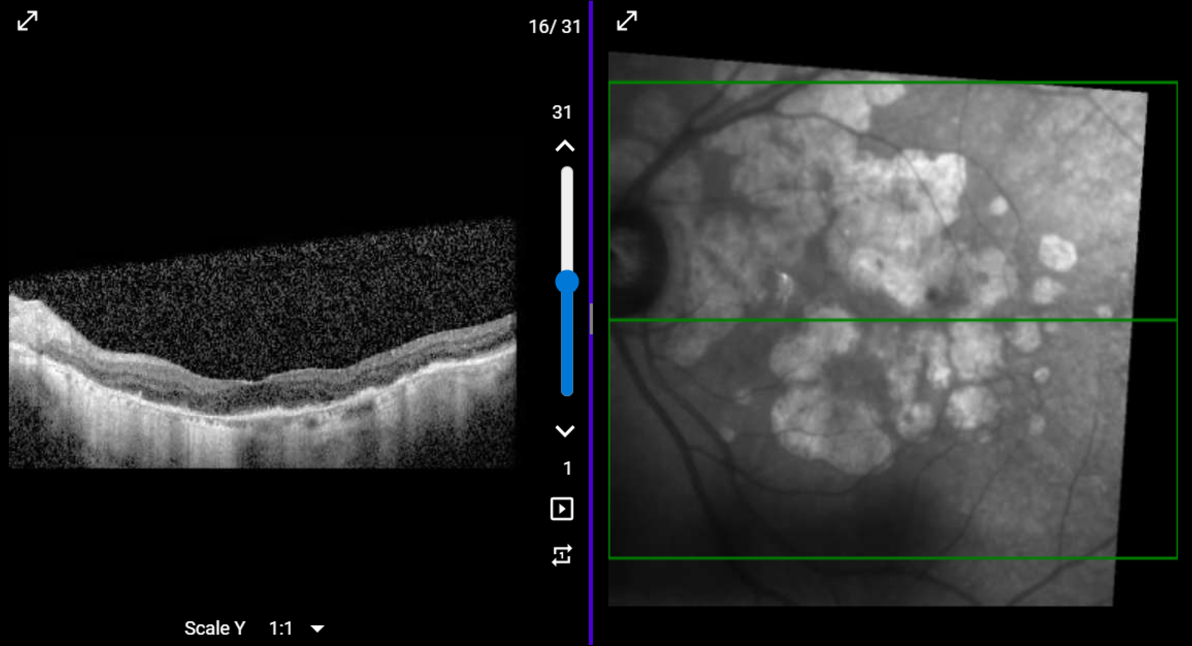
#> input picture OCT_Pipeline_2026/data/raw/10907481.png, 3575 x 1938 px (shown at 1/3 size)
$ python visualize_from_heatmap.py ../data/raw/10907481.png ../data/raw/1954640.png out.png   (older library calls are emulated)
#> lines starting #> are read from the running program, lines starting #| are printed output that depends on the picture; after the words box and inside, x2 and y2 are one past the last pixel; in counts of white or black regions, pixels touching at a corner belong together
### OCT_Pipeline_2026/src/utils/image_utils.py
import cv2
import numpy as np
from scipy.ndimage import gaussian_filter1d

def is_colored_divider_hsv(col_pixels):
    """
    Detect colored dividers using HSV color space analysis.
    """
    col_pixels_uint8 = col_pixels.astype(np.uint8)
    col_hsv = cv2.cvtColor(col_pixels_uint8.reshape(-1, 1, 3), cv2.COLOR_BGR2HSV).reshape(-1, 3)

    mean_h = np.mean(col_hsv[:, 0])
    mean_s = np.mean(col_hsv[:, 1])
    mean_v = np.mean(col_hsv[:, 2])

    high_sat_count = np.sum(col_hsv[:, 1] > 50)
    high_sat_percentage = (high_sat_count / len(col_hsv)) * 100

    if high_sat_percentage > 60 and mean_s > 40:
        if (80 <= mean_h <= 150) or (40 <= mean_h <= 80):
            return True

    if high_sat_percentage > 30 and mean_s > 25:
        if 85 <= mean_h <= 145:
            return True

    if mean_v < 80 and mean_s > 30 and high_sat_percentage > 20:
        if 70 <= mean_h <= 150:
            return True

    return False

def is_image_content(col_pixels):
    """
    Determine if a column contains actual image content.
    """
    mean_intensity = np.mean(col_pixels)
    if mean_intensity < 5:
        return False

    if is_colored_divider_hsv(col_pixels):
        return False

    mean_color = np.mean(col_pixels, axis=0)
    B, G, R = mean_color[0], mean_color[1], mean_color[2]

    if B > 50 and G < 10 and B > R * 1.5: return False
    if B > 50 and R < 80 and B > R * 1.3:
        if max(B,G,R) - min(B,G,R) > 20: return False
    if R < 80 and (B > 50 or G > 50):
        if np.std([B,G,R]) > 15: return False

    variance = np.var(col_pixels)
    if variance < 30:
        if mean_intensity < 15: return False

    color_std = np.std(mean_color)
    if color_std < 15:
        if mean_intensity > 40 and variance > 500: return True
        if mean_intensity > 30: return True
        return False

    if variance > 50:
        if G < 5 and B > 30: return False
        if mean_intensity > 25: return True

    return False

def detect_dividing_line(img, search_width=300):
    """
    Detect a vertical dividing line. Returns (divider_start, divider_end).
    """
    height, width, channels = img.shape
    center = width // 2
    search_start = max(0, center - search_width)
    search_end = min(width, center + search_width)

    bscan_content_end = None
    for col in range(center, search_start - 1, -1):
        if is_image_content(img[:, col, :]):
            bscan_content_end = col
            break

    enface_content_start = None
    for col in range(center, search_end):
        if is_image_content(img[:, col, :]):
            enface_content_start = col
            break

    if bscan_content_end is None or enface_content_start is None:
        return None, None

    divider_start = bscan_content_end + 1
    divider_end = enface_content_start

    # Refining the end of the divider
    content_start = divider_end
    true_divider_end = divider_end
    for col in range(content_start - 1, divider_start - 1, -1):
        col_pixels = img[:, col, :]
        mean_color = np.mean(col_pixels, axis=0)
        B, G, R = mean_color
        mean_intensity = np.mean(mean_color)
        if not (B < 20 and G < 20 and R < 20 and mean_intensity < 15):
            true_divider_end = col + 1
        else:
            break

    divider_end = true_divider_end

    divider_width = divider_end - divider_start
    if divider_width < 1 or divider_width > 400:
        return None, None

    return divider_start, divider_end

# [50 lines left out: function detect_image_boundary, not called in this run]

def trim_colored_edges(img_section):
    """
    Remove colored divider pixels from edges.
    """
    height, width, channels = img_section.shape
    left_trim = 0
    for col in range(width):
        col_pixels = img_section[:, col, :]
        if is_colored_divider_hsv(col_pixels):
            left_trim = col + 1
        else:
            # Fallback BGR check logic could go here, but keeping it simple for now
            # as HSV is robust.
            break

    right_trim = 0
    for col in range(width - 1, -1, -1):
        col_pixels = img_section[:, col, :]
        if is_colored_divider_hsv(col_pixels):
            right_trim = width - col
        else:
            break

    if left_trim > 0 or right_trim > 0:
        end_col = width - right_trim if right_trim > 0 else width
        trimmed = img_section[:, left_trim:end_col, :]
        return trimmed, left_trim, right_trim

    return img_section, 0, 0

def adaptive_edge_scrub(en_face, scan_width=300):
    """
    Scan left edge of en_face for artifacts.
    """
    height, width, _ = en_face.shape
    scan_limit = min(scan_width, width)
    left_region = np.ascontiguousarray(en_face[:, :scan_limit, :])
    hsv = cv2.cvtColor(left_region, cv2.COLOR_BGR2HSV)
    last_colored_col = -1
    min_artifact_pixels = int(height * 0.10)

    for col in range(scan_limit):
        color_mask = (hsv[:, col, 1] > 20) & (hsv[:, col, 0] >= 70) & (hsv[:, col, 0] <= 160)
        if np.sum(color_mask) > min_artifact_pixels:
            last_colored_col = col

    scrub_offset = 0
    if last_colored_col >= 0:
        scrub_offset = last_colored_col + 5
        scrub_offset = min(scrub_offset, width - 1)
        en_face = en_face[:, scrub_offset:, :]

    return en_face, scrub_offset

def adaptive_edge_scrub_right(b_scan, scan_width=300):
    """
    Scan right edge of b_scan for artifacts.
    """
    height, width, _ = b_scan.shape
    scan_limit = min(scan_width, width)
    right_region = np.ascontiguousarray(b_scan[:, -scan_limit:, :])
    hsv = cv2.cvtColor(right_region, cv2.COLOR_BGR2HSV)
    first_colored_col_local = -1
    min_artifact_pixels = int(height * 0.10)

    for col in range(scan_limit):
        color_mask = (hsv[:, col, 1] > 20) & (hsv[:, col, 0] >= 70) & (hsv[:, col, 0] <= 160)
        if np.sum(color_mask) > min_artifact_pixels:
            first_colored_col_local = col
            break

    scrub_offset = 0
    if first_colored_col_local >= 0:
        cut_point = (width - scan_limit) + first_colored_col_local - 5
        cut_point = max(0, cut_point)
        b_scan = b_scan[:, :cut_point, :]
        scrub_offset = width - cut_point

    return b_scan, scrub_offset

def get_split_indices_and_images(img, divider_safety_margin=0):
    """
    Main entry point for splitting. Returns (b_scan, en_face, metadata).
    Metadata contains offsets needed to map coordinates back to original image.

    Args:
        img: BGR image
        divider_safety_margin: Pixels to skip around divider. Positive = shrink content.
                               Negative = include divider (AVOID THIS).
    """
    height, width, _ = img.shape

    # 1. Detect Divider
    divider_start, divider_end = detect_dividing_line(img)
    detection_method = 'unknown'
    actual_split_column = 0 # This is where 'en_face' technically begins before trimming

    if divider_start is not None:
        detection_method = 'divider'
        # With margin=0, we start exactly where content implies.
        # safe_divider_start is the END of B-scan (minus margin)
        # safe_divider_end is the START of En-Face (plus margin)
        safe_divider_start = max(0, divider_start - divider_safety_margin)
        safe_divider_end = min(width, divider_end + divider_safety_margin)

        b_scan_raw = img[:, :safe_divider_start, :]
        en_face_raw = img[:, safe_divider_end:, :]
        actual_split_column = safe_divider_end

    else:
        # 2. Boundary
        boundary_col = detect_image_boundary(img)
        if boundary_col is not None:
            detection_method = 'boundary'
            safe_boundary_start = max(0, boundary_col - divider_safety_margin)
            safe_boundary_end = min(width, boundary_col + divider_safety_margin)

            b_scan_raw = img[:, :safe_boundary_start, :]
            en_face_raw = img[:, safe_boundary_end:, :]
            actual_split_column = safe_boundary_end
        else:
            # 3. Fallback
            detection_method = 'fallback'
            mid_point = width // 2
            safe_split_start = max(0, mid_point - divider_safety_margin)
            safe_split_end = min(width, mid_point + divider_safety_margin)

            b_scan_raw = img[:, :safe_split_start, :]
            en_face_raw = img[:, safe_split_end:, :]
            actual_split_column = safe_split_end

    # 4. Cleanup (Trim & Scrub)
    b_scan, b_left_trim, b_right_trim = trim_colored_edges(b_scan_raw)
    en_face, e_left_trim, e_right_trim = trim_colored_edges(en_face_raw)

    en_face, scrub_offset = adaptive_edge_scrub(en_face)
    b_scan, b_scrub_offset = adaptive_edge_scrub_right(b_scan)

    # 5. Metadata for coordinate mapping
    # To map a coordinate X_rel in en_face back to X_abs in img:
    # X_abs = actual_split_column + e_left_trim + scrub_offset + X_rel

    final_split_column = actual_split_column + e_left_trim + scrub_offset

    metadata = {
        'detection_method': detection_method,
        'actual_split_column': actual_split_column, # The rough cut point
        'trim_left_offset': e_left_trim,            # Pixels removed by trim_colored_edges
        'scrub_offset': scrub_offset,               # Pixels removed by adaptive_scrub
        'final_split_column': final_split_column,   # The net offset
        'b_scan_width': b_scan.shape[1],
        'en_face_width': en_face.shape[1]
    }

    return b_scan, en_face, metadata

### OCT_Pipeline_2026/src/visualize_from_heatmap.py

import cv2
import numpy as np
import argparse
import os
import sys
from pathlib import Path

# Add parent directory to path for imports
sys.path.append(str(Path(__file__).parent.parent))
from src.utils.image_utils import get_split_indices_and_images

def process_heatmap_visualization(original_path, heatmap_path, output_path):
    # 1. Load Images
#> called with original_path = '../data/raw/10907481.png', heatmap_path = '../data/raw/1954640.png', output_path = 'out.png'
    original = cv2.imread(original_path)
#> original is the input picture: shape (1938, 3575, 3); mean B, G, R 47.3, 47.5, 46.4
    heatmap = cv2.imread(heatmap_path)
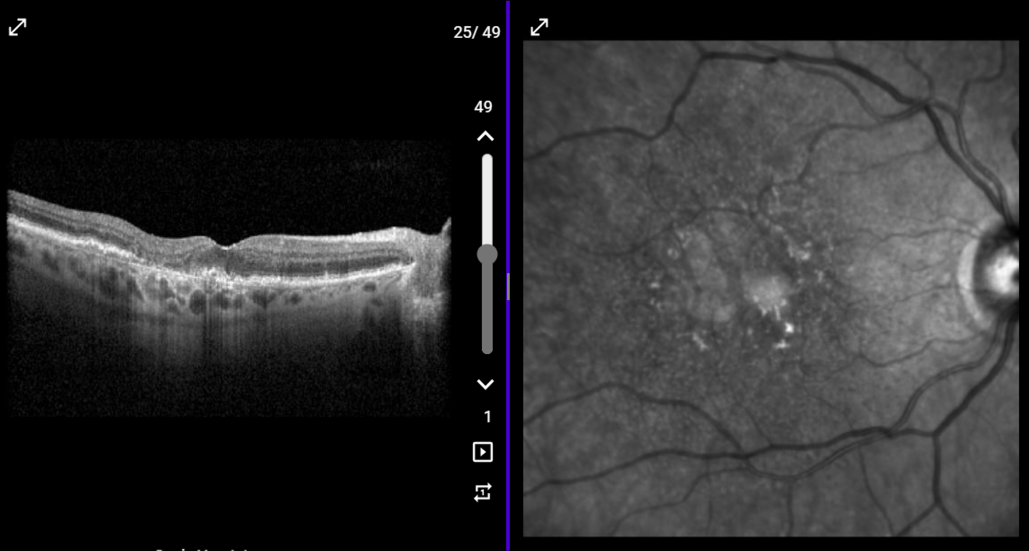
#> input picture OCT_Pipeline_2026/data/raw/1954640.png, 4115 x 2204 px (shown at 1/4 size)
#> heatmap is the input picture: shape (2204, 4115, 3); mean B, G, R 47.3, 46.6, 46.8

    if original is None:
        raise ValueError(f"Could not load original image: {original_path}")
    if heatmap is None:
        raise ValueError(f"Could not load heatmap image: {heatmap_path}")

    # 2. Get En-Face Offset
    # We assume the heatmap corresponds to the En-Face portion of the image
    b_scan, en_face, metadata = get_split_indices_and_images(original, divider_safety_margin=10)
#> the loop in detect_dividing_line, `for col in range(center, search_start - 1, -1):` made 69 passes
#> mean_intensity in is_image_content on passes 1 to 8: 0, 0, 0, 0, 0, 0, 0.000344, 0
#> the loop in detect_dividing_line, `for col in range(center, search_end):` made 66 passes
#> the loop in detect_dividing_line, `for col in range(content_start - 1, divider_start - 1, -1):` made 29 passes
#> (B, G, R, mean_intensity) on passes 1 to 8: (28.96, 30.76, 28.96, 29.56), (28.18, 29.98, 28.18, 28.78), (27.49, 29.29, 27.49, 28.09), (26.94, 28.74, 26.94, 27.54), (26.89, 28.7, 26.89, 27.49), (26.87, 28.67, 26.87, 27.47), (26.88, 28.68, 26.88, 27.48), (26.88, 28.68, 26.88, 27.48)
#> in get_split_indices_and_images, `divider_start, divider_end = detect_dividing_line(img)`: divider_start = 1720; divider_end = 1825
#> in get_split_indices_and_images, `safe_divider_start = max(0, divider_start - divider_safety_margin)`: safe_divider_start = 1710
#> in get_split_indices_and_images, `safe_divider_end = min(width, divider_end + divider_safety_margin)`: safe_divider_end = 1835
#> in get_split_indices_and_images, `en_face_raw = img[:, safe_divider_end:, :]`:
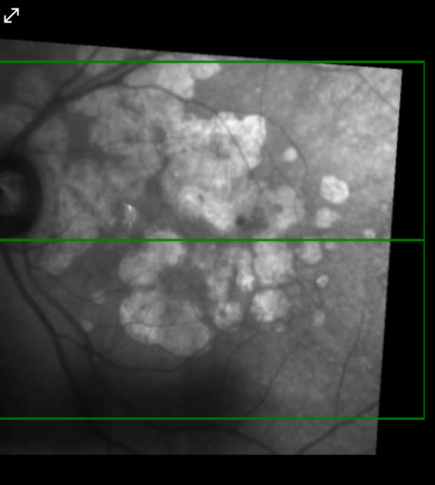
#> en_face_raw: shape (1938, 1740, 3) (shown at 1/4 size); mean B, G, R 69.2, 71.2, 69.2
#> the loop in trim_colored_edges, `for col in range(width):` made 1 pass
#> (mean_h in is_colored_divider_hsv, mean_s in is_colored_divider_hsv, mean_v in is_colored_divider_hsv, high_sat_count in is_colored_divider_hsv, high_sat_percentage in is_colored_divider_hsv) on pass 1: (0, 0, 0, 0, 0)
#> the loop in trim_colored_edges, `for col in range(width - 1, -1, -1):` made 1 pass
#> (mean_h in is_colored_divider_hsv, mean_s in is_colored_divider_hsv, mean_v in is_colored_divider_hsv, high_sat_count in is_colored_divider_hsv, high_sat_percentage in is_colored_divider_hsv) on pass 1: (20.38, 49.52, 98.36, 380, 19.61)
#> in get_split_indices_and_images, `b_scan, b_left_trim, b_right_trim = trim_colored_edges(b_scan_raw)`: b_left_trim = 0
#> the loop in trim_colored_edges (call 2), `for col in range(width):` made 1 pass
#> (mean_h in is_colored_divider_hsv, mean_s in is_colored_divider_hsv, mean_v in is_colored_divider_hsv, high_sat_count in is_colored_divider_hsv, high_sat_percentage in is_colored_divider_hsv) on pass 1: (96.36, 11.74, 28.48, 53, 2.73)
#> the loop in trim_colored_edges (call 2), `for col in range(width - 1, -1, -1):` made 1 pass
#> in adaptive_edge_scrub, `left_region = np.ascontiguousarray(en_face[:, :scan_limit, :])`:
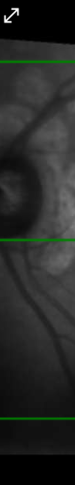
#> left_region: shape (1938, 300, 3) (shown at 1/4 size); mean B, G, R 39, 40.8, 39
#> in adaptive_edge_scrub_right, `b_scan = b_scan[:, :cut_point, :]`:
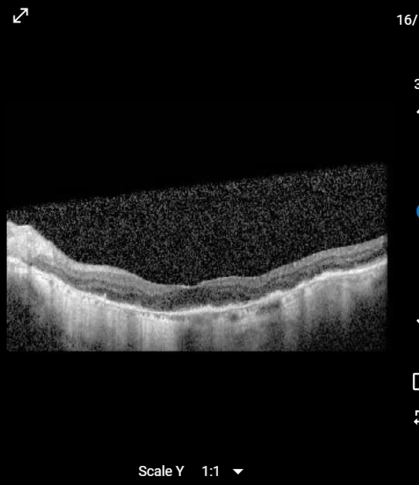
#> b_scan: shape (1938, 1676, 3) (shown at 1/4 size); mean of channels 0, 1, 2 25.2, 25.2, 25.2; drawn as B, G, R
#> in get_split_indices_and_images, `b_scan, b_scrub_offset = adaptive_edge_scrub_right(b_scan)`: b_scrub_offset = 34
#> in get_split_indices_and_images, `final_split_column = actual_split_column + e_left_trim + scrub_offset`: final_split_column = 1835
#> in get_split_indices_and_images, `metadata = { 'detection_method': detection_method, 'actual_split_colum..`: metadata = {'detection_method': 'divider', 'actual_split_column': 1835, 'trim_left_offset': 0, 'scrub_offset': 0, 'final_split_column': 1835, 'b_scan_width': 1676, 'en_face_width': 1740}
    offset_x = metadata['final_split_column']
#> offset_x = 1835

    # 3. Resize heatmap to match En-Face portion
    if en_face.shape[:2] != heatmap.shape[:2]:
        print(f"Resizing heatmap {heatmap.shape} to match En-Face {en_face.shape}...")
#> (printed output is left out)
        heatmap = cv2.resize(heatmap, (en_face.shape[1], en_face.shape[0]))
#> heatmap: shape (1938, 1740, 3)

    # 4. Detect "Deepest Red" Core
    # Calculate Redness Score: R - (G + B)/2
    # This emphasizes pure red and suppresses white/pink/orange
    heatmap_float = heatmap.astype(np.float32)
    B, G, R = cv2.split(heatmap_float)
    redness_score = R - (G + B) / 2.0
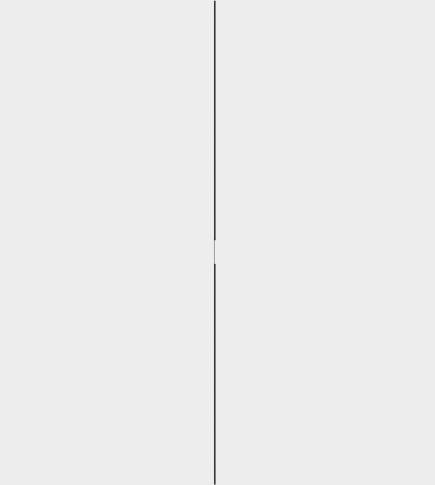
#> redness_score: shape (1938, 1740) float32 (shown at 1/4 size); min -40.5, max 3, mean -0.11; drawn with min black and max white
    redness_score = np.maximum(redness_score, 0) # Clip negatives

    # Find max redness
    max_score = np.max(redness_score)
#> max_score = 3
    print(f"Max Redness Score: {max_score}")
#| Max Redness Score: 3.0

    # Adaptive Threshold: Top 10% of redness (Deepest Red)
    # Adjust this factor (0.9) if it's still too long or too short
    threshold_value = 0.9 * max_score
#> threshold_value = 2.7
    _, mask = cv2.threshold(redness_score, threshold_value, 255, cv2.THRESH_BINARY)
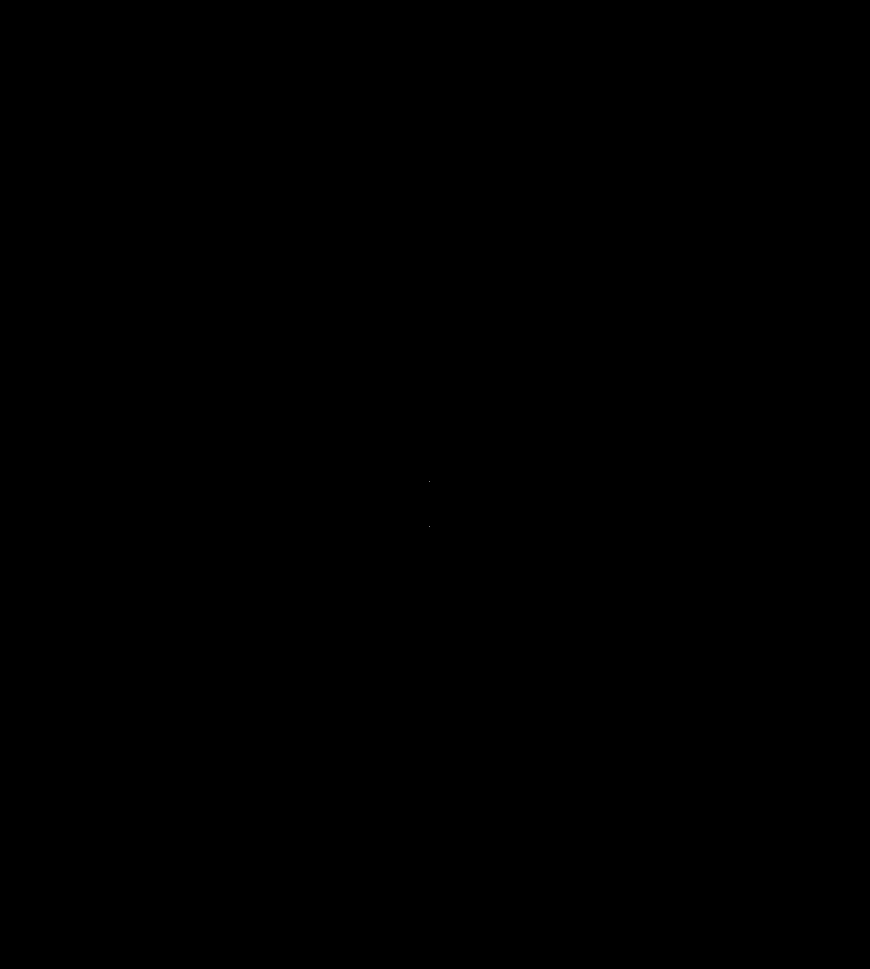
#> mask: shape (1938, 1740) float32 (shown at 1/2 size); 0% white in thin lines or dots, all inside (x1, y1, x2, y2) = (858, 963, 860, 1053)
    mask = mask.astype(np.uint8)

    # Find contours on the tight mask
    contours, _ = cv2.findContours(mask, cv2.RETR_EXTERNAL, cv2.CHAIN_APPROX_SIMPLE)
#> contours = 2 contours, all with area under 20

    if not contours:
        print(f"No deep red core detected in {heatmap_path}")
        # Fallback to broader red check if deep red fails?
        # For now, just save original
        cv2.imwrite(output_path, original)
        return

    # Assume largest deep red contour is the disc core
    c = max(contours, key=cv2.contourArea)
#> c = [[859, 1052]]
    x, y, w, h = cv2.boundingRect(c)
#> x = 859; y = 1052; w = 1; h = 1

    # Calculate Centroid relative to En-Face
    M = cv2.moments(c)
    if M["m00"] != 0:
        cx_rel = int(M["m10"] / M["m00"])
        cy_rel = int(M["m01"] / M["m00"])
    else:
        cx_rel = x + w // 2
        cy_rel = y + h // 2

    # 5. Map to Global Coordinates
    cx_abs = cx_rel + offset_x
    cy_abs = cy_rel

    print(f"Detected Red Blob (Rel): ({cx_rel}, {cy_rel}), H={h}")
#| Detected Red Blob (Rel): (859, 1052), H=1
    print(f"Global Coordinates: X={cx_abs}, Y={cy_abs}")
#| Global Coordinates: X=2694, Y=1052

    # 6. Draw Line on Original Image
    vis = original.copy()

    # Shrink line by 15% (7.5% from each end) to stay inside the disc
    shrink_factor = 0.15
    shrink_px = int(h * shrink_factor / 2)

    # Top and Bottom of the bounding box (modified)
    top_y = y + shrink_px
    bottom_y = y + h - shrink_px

    top_pt = (cx_abs, top_y)
    bottom_pt = (cx_abs, bottom_y)

    # Draw RED line (BGR: 0, 0, 255)
    cv2.line(vis, top_pt, bottom_pt, (0, 0, 255), 8)

    # Draw RED center dot
    cv2.circle(vis, (cx_abs, cy_abs), 12, (0, 0, 255), -1)

    # 7. Save
    os.makedirs(os.path.dirname(output_path), exist_ok=True)
    cv2.imwrite(output_path, vis)
    print(f"Saved result to {output_path}")

if __name__ == "__main__":
    parser = argparse.ArgumentParser()
    parser.add_argument('original_image', help='Path to original composite image')
    parser.add_argument('heatmap_image', help='Path to corresponding heatmap image')
    parser.add_argument('output_image', help='Path to save the result')

    args = parser.parse_args()

    process_heatmap_visualization(args.original_image, args.heatmap_image, args.output_image)
